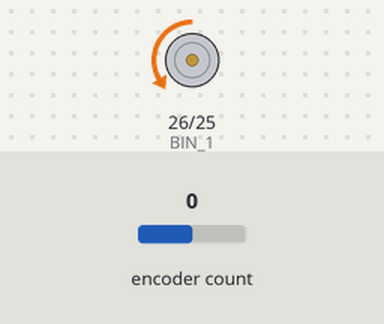
A sketch run on a simulated ESP32. Parts: motor-driver pin pairs drawn as motors (green arrow = first pin HIGH = forward, orange = second pin HIGH = backward, longer = more drive). The test bench sets the inputs (shaded band); at power-on: encoder count 0. What the sketch prints to the serial monitor is not drawn.

Above: at 0.05 s.
At 0.5 s:
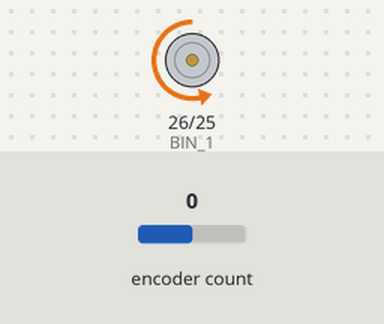
At 0.95 s:
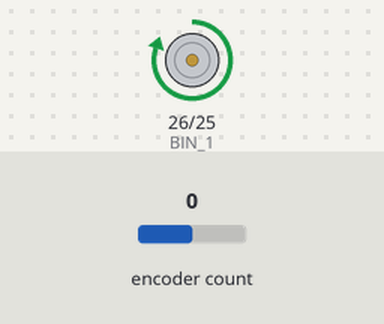
At 1.25 s:
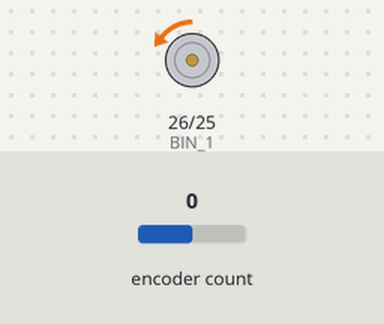
Timing chart, 0 to 3.0 s (numbered marks = the images above):
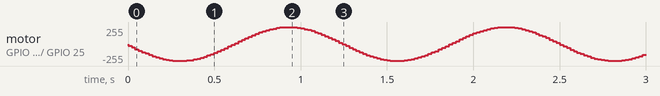

The sketch:

encoder_template.ino
```cpp
#include <ESP32Encoder.h>
#define BIN_1 26
#define BIN_2 25

ESP32Encoder encoder;

/* encoder */
float p = 0;
float v = 0;
float p_last = 0;
const long dt = 20;

/* setting PWM properties */
const int freq = 5000;
const int ledChannel_1 = 1;
const int ledChannel_2 = 2;
const int resolution = 8;
int MAX_PWM_VOLTAGE = 255;

unsigned long time_now = 0;
long t = 0;


void setup() {
  Serial.begin(115200);
  ESP32Encoder::useInternalWeakPullResistors = UP; // Enable the weak pull up resistors
  encoder.attachHalfQuad(27, 33); // Attache pins for use as encoder pins
  encoder.setCount(0);  // set starting count value after attaching

  /* configure LED PWM functionalitites */
  ledcSetup(ledChannel_1, freq, resolution);
  ledcSetup(ledChannel_2, freq, resolution);

  /* attach the channel to the GPIO to be controlled */
  ledcAttachPin(BIN_1, ledChannel_1);
  ledcAttachPin(BIN_2, ledChannel_2);
}

void loop() {
  /* encoder section */
  time_now = millis();
  p = encoder.getCount() / (75.81 * 6) * 2 * M_PI;
  v = (p - p_last) / (dt * 0.001);
  p_last = p;

  /* motor sine wave section */
  t++;
  float angle = t * 0.1;
  float output = sin(angle) * MAX_PWM_VOLTAGE;
  if (output > 0) {
    ledcWrite(ledChannel_1, LOW);
    ledcWrite(ledChannel_2, output);
  }
  else {
    ledcWrite(ledChannel_2, LOW);
    ledcWrite(ledChannel_1, -output);
  }
  Serial.println("motor_output/5, speed");
  Serial.print(output/5);
  Serial.print(" ");
  Serial.println(v);

  while (millis() < (time_now + dt)) {};
}
```
